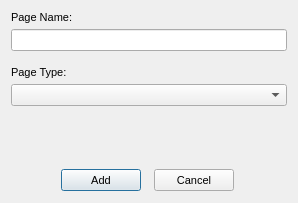
<?xml version="1.0"?>
<ui version="4.0">
  <class>TableFileFilterAddDialog</class>
  <widget class="QDialog" name="IDD_TABLEFILEFILTER_ADDPAGE_DLG">
    <property name="geometry">
      <rect>
        <x>0</x>
        <y>0</y>
        <width>298</width>
        <height>203</height>
      </rect>
    </property>
    <property name="windowTitle">
      <string>Add Page</string>
    </property>
    <property name="font">
      <font>
        <family>Liberation Sans</family>
        <pointsize>8</pointsize>
        <bold>false</bold>
        <italic>false</italic>
      </font>
    </property>
    <property name="enabled">
      <bool>true</bool>
    </property>
    <property name="windowFlags">
      <set>Qt::Dialog|Qt::WindowCloseButtonHint</set>
    </property>
    <property name="minimumSize">
      <size>
        <width>298</width>
        <height>203</height>
      </size>
    </property>
    <property name="maximumSize">
      <size>
        <width>298</width>
        <height>203</height>
      </size>
    </property>
    <widget class="QLabel" name="IDC_STATIC">
      <property name="geometry">
        <rect>
          <x>11</x>
          <y>11</y>
          <width>65</width>
          <height>13</height>
        </rect>
      </property>
      <property name="text">
        <string>Page Name:</string>
      </property>
      <property name="visible">
        <bool>true</bool>
      </property>
      <property name="enabled">
        <bool>true</bool>
      </property>
      <property name="alignment">
        <set>Qt::AlignLeft</set>
      </property>
    </widget>
    <widget class="QLineEdit" name="IDC_TABLEFILEFILTER_ADDNAME_EDIT">
      <property name="geometry">
        <rect>
          <x>11</x>
          <y>29</y>
          <width>276</width>
          <height>22</height>
        </rect>
      </property>
      <property name="visible">
        <bool>true</bool>
      </property>
      <property name="enabled">
        <bool>true</bool>
      </property>
    </widget>
    <widget class="QLabel" name="IDC_STATIC_2">
      <property name="geometry">
        <rect>
          <x>11</x>
          <y>66</y>
          <width>77</width>
          <height>13</height>
        </rect>
      </property>
      <property name="text">
        <string>Page Type:</string>
      </property>
      <property name="visible">
        <bool>true</bool>
      </property>
      <property name="enabled">
        <bool>true</bool>
      </property>
      <property name="alignment">
        <set>Qt::AlignLeft</set>
      </property>
    </widget>
    <widget class="QComboBox" name="IDC_TABLEFILEFILTER_ADDTYPE_COMBO">
      <property name="maxVisibleItems">
        <number>6</number>
      </property>
      <property name="geometry">
        <rect>
          <x>11</x>
          <y>84</y>
          <width>276</width>
          <height>22</height>
        </rect>
      </property>
      <property name="visible">
        <bool>true</bool>
      </property>
      <property name="enabled">
        <bool>true</bool>
      </property>
      <property name="editable">
        <bool>false</bool>
      </property>
    </widget>
    <widget class="QPushButton" name="IDOK">
      <property name="geometry">
        <rect>
          <x>61</x>
          <y>169</y>
          <width>80</width>
          <height>22</height>
        </rect>
      </property>
      <property name="text">
        <string>Add</string>
      </property>
      <property name="visible">
        <bool>true</bool>
      </property>
      <property name="enabled">
        <bool>true</bool>
      </property>
      <property name="default">
        <bool>true</bool>
      </property>
      <property name="autoDefault">
        <bool>true</bool>
      </property>
    </widget>
    <widget class="QPushButton" name="IDCANCEL">
      <property name="geometry">
        <rect>
          <x>154</x>
          <y>169</y>
          <width>80</width>
          <height>22</height>
        </rect>
      </property>
      <property name="text">
        <string>Cancel</string>
      </property>
      <property name="visible">
        <bool>true</bool>
      </property>
      <property name="enabled">
        <bool>true</bool>
      </property>
      <property name="default">
        <bool>false</bool>
      </property>
      <property name="autoDefault">
        <bool>false</bool>
      </property>
    </widget>
  </widget>
</ui>
